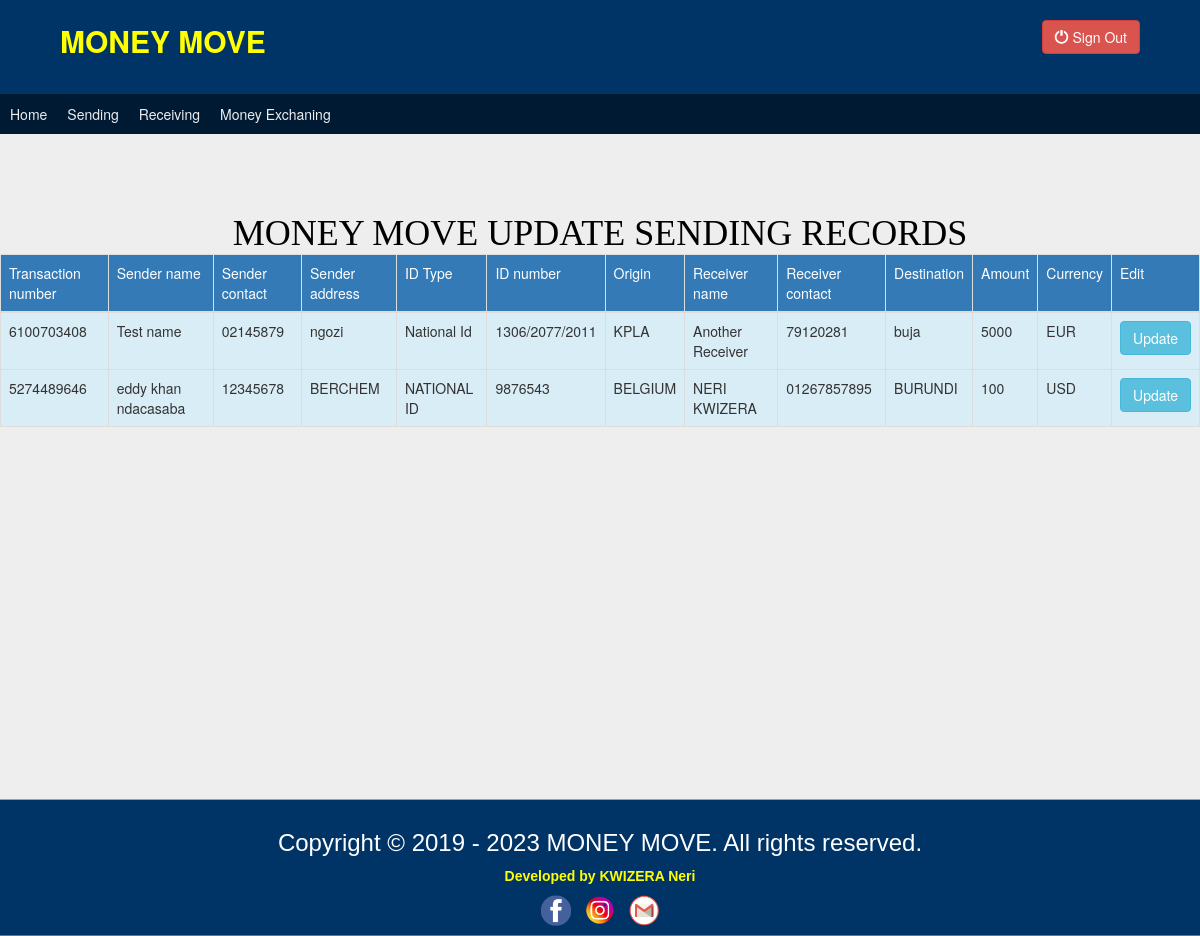
The page /sendrecords.php (signed in) on the database its author committed.
### tables this page shows
CREATE TABLE `send` (
  `id` int(11) NOT NULL,
  `s_name` varchar(50) NOT NULL,
  `s_contact` varchar(15) NOT NULL,
  `origin` varchar(50) NOT NULL,
  `s_address` varchar(50) NOT NULL,
  `s_idtype` varchar(25) NOT NULL,
  `s_idnum` varchar(25) NOT NULL,
  `r_name` varchar(50) NOT NULL,
  `r_contact` varchar(15) NOT NULL,
  `destination` varchar(50) NOT NULL,
  `amount` int(11) NOT NULL,
  `currency` varchar(25) NOT NULL,
  `code` varchar(15) NOT NULL,
  `sending_time` timestamp NOT NULL DEFAULT current_timestamp() ON UPDATE current_timestamp()
);

### sendrecords.php (the view, shortened to what this page needs)
<!DOCTYPE html>
<html>
	<head>
		<link rel="stylesheet" type="text/css" href="../css/transfer.css">
		<link rel="stylesheet" type="text/css" href="../bootstrap/css/bootstrap.min.css">
	</head>
	<body>
		<div class='maincontent'>
		<?php
			if(isset($_SESSION['admin']))
			{
				include 'includes/dbh.inc.php';
				include 'includes/login.php';
				include 'admin.nav.php';
			?>
			<div class="header">
				<h1>MONEY MOVE UPDATE SENDING RECORDS </h1>
			</div>
			<table class="table table-hover table-bordered">
				<thead>
					<tr class="bg-primary">
						<td>Transaction number</td>
						<td>Sender name</td>
						<td>Sender contact</td>
						<td>Sender address</td>
						<td>ID Type</td>
						<td>ID number</td>
						<td>Origin</td>
						<td>Receiver name</td>
						<td>Receiver contact</td>
						<td>Destination</td>
						<td>Amount</td>
						<td>Currency</td>
						<td>Edit</td>
					</tr>
				</thead>
			<?php
				$sql = "SELECT * FROM send";
				$result = mysqli_query($conn, $sql);
				$resultcheck = mysqli_num_rows($result);
				if($resultcheck < 1)
				{
			?>
			<?php
				echo '<td colspan=15><h1 class="text-danger text-center">No Record has found</h1></td>';
				}
				else{
					while($row=mysqli_fetch_assoc($result))
					{
			?>
				<tr class="bg-info">
					<td><?php echo $row['code'] ?></td>
					<td><?php echo $row['s_name'] ?></td>
					<td><?php echo $row['s_contact'] ?></td>
					<td><?php echo $row['s_address'] ?></td>
					<td><?php echo $row['s_idtype'] ?></td>
					<td><?php echo $row['s_idnum'] ?></td>
					<td><?php echo $row['origin'] ?></td>
					<td><?php echo $row['r_name'] ?></td>
					<td><?php echo $row['r_contact'] ?></td>
					<td><?php echo $row['destination'] ?></td>
					<td><?php echo $row['amount'] ?></td>
					<td><?php echo $row['currency'] ?></td>
					<td>
						<a href="sendupdating.php?update=<?php echo $row['id'] ?>" class= "btn btn-info">Update</a>
					</td>
				</tr>
			<?php
					}
				}
			?>
			</table>
</div>
			<?php
			include 'includes/footer.php';
			}
			else{
				header("Location: index.php");
			}
		?>
	</body>
</html>

### css/transfer.css (style rules this page uses)
* { box-sizing: border-box; }
html { height: 100%; background-color: #eee; }
body { background-color: #eee; height: 100%; }
.header { height: 80px; padding: 60px 0px; color: black; text-align: center; font-family: georgian; }
.maincontent { margin-top:0px; height: 100%; background-color: #eee; }
.maincontent table { margin-bottom: 20px; }

### css/admindashboard.css (style rules this page uses)
html,body { height: 100%; }
.maincontent { height: 100%; }
* { box-sizing: border-box; }

### includes/footer.php (style rules this page uses)
* { box-sizing: border-box; }

### rows shown on the page
send: code "6100703408", s_name "Test name", s_contact "02145879", s_address "ngozi", s_idtype "National Id", s_idnum "1306/2077/2011", origin "KPLA", r_name "Another Receiver", r_contact "79120281", destination "buja", amount "5000", currency "EUR"
send: code "5274489646", s_name "eddy khan ndacasaba", s_contact "12345678", s_address "BERCHEM", s_idtype "NATIONAL ID", s_idnum "9876543", origin "BELGIUM", r_name "NERI KWIZERA", r_contact "01267857895", destination "BURUNDI", amount "100", currency "USD"
